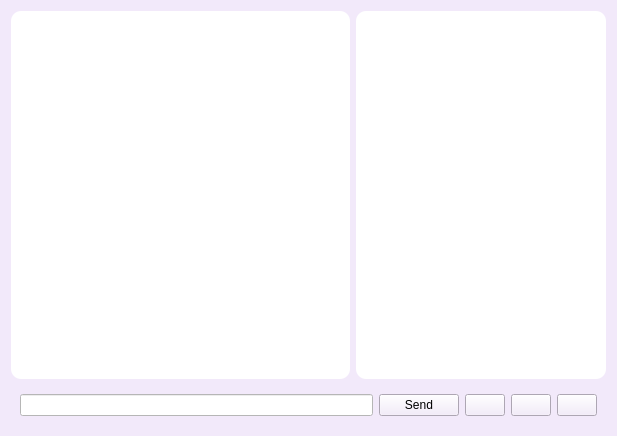
<?xml version="1.0" encoding="UTF-8"?>
<ui version="4.0">
 <class>GroupChat</class>
 <widget class="QWidget" name="GroupChat">
  <property name="geometry">
   <rect>
    <x>0</x>
    <y>0</y>
    <width>617</width>
    <height>436</height>
   </rect>
  </property>
  <property name="windowTitle">
   <string>ChatTime GroupChat</string>
  </property>
  <property name="styleSheet">
   <string notr="true">background-color: rgb(242, 233, 250);</string>
  </property>
  <layout class="QVBoxLayout" name="verticalLayout">
   <item>
    <layout class="QGridLayout" name="gridLayout">
     <item row="1" column="0" colspan="2">
      <widget class="QWidget" name="widget" native="true">
       <layout class="QHBoxLayout" name="horizontalLayout">
        <item>
         <widget class="QLineEdit" name="messageInput">
          <property name="styleSheet">
           <string notr="true">background-color: rgb(255, 255, 255);</string>
          </property>
         </widget>
        </item>
        <item>
         <widget class="QPushButton" name="sendBtn">
          <property name="text">
           <string>Send</string>
          </property>
          <property name="icon">
           <iconset resource="resources.qrc">
            <normaloff>:/images/sendmsg.svg</normaloff>:/images/sendmsg.svg</iconset>
          </property>
          <property name="iconSize">
           <size>
            <width>20</width>
            <height>20</height>
           </size>
          </property>
         </widget>
        </item>
        <item>
         <widget class="QPushButton" name="refreshBtn">
          <property name="text">
           <string/>
          </property>
          <property name="icon">
           <iconset resource="resources.qrc">
            <normaloff>:/images/refresh.svg</normaloff>:/images/refresh.svg</iconset>
          </property>
          <property name="iconSize">
           <size>
            <width>20</width>
            <height>20</height>
           </size>
          </property>
         </widget>
        </item>
        <item>
         <widget class="QPushButton" name="saveHistoryBtn">
          <property name="text">
           <string/>
          </property>
          <property name="icon">
           <iconset resource="resources.qrc">
            <normaloff>:/images/savehistory.svg</normaloff>:/images/savehistory.svg</iconset>
          </property>
          <property name="iconSize">
           <size>
            <width>20</width>
            <height>20</height>
           </size>
          </property>
         </widget>
        </item>
        <item>
         <widget class="QPushButton" name="Quit">
          <property name="text">
           <string/>
          </property>
          <property name="icon">
           <iconset resource="resources.qrc">
            <normaloff>:/images/home.svg</normaloff>:/images/home.svg</iconset>
          </property>
          <property name="iconSize">
           <size>
            <width>20</width>
            <height>20</height>
           </size>
          </property>
         </widget>
        </item>
       </layout>
      </widget>
     </item>
     <item row="0" column="1">
      <widget class="QListWidget" name="memberList">
       <property name="minimumSize">
        <size>
         <width>250</width>
         <height>200</height>
        </size>
       </property>
       <property name="maximumSize">
        <size>
         <width>100</width>
         <height>10000</height>
        </size>
       </property>
       <property name="styleSheet">
        <string notr="true">QListWidget {

	background-color: rgb(255, 255, 255);
    border: none;
    border-radius: 10px;

}
QListWidget::item {
    padding: 5px;
    border: 1px solid #DD8DC;
	
    border-radius: 5px;
    margin: 2px 0;

}</string>
       </property>
      </widget>
     </item>
     <item row="0" column="0">
      <widget class="QTextEdit" name="chatHistory">
       <property name="styleSheet">
        <string notr="true">background-color: rgb(255, 255, 255);border-radius: 10px;</string>
       </property>
      </widget>
     </item>
    </layout>
   </item>
  </layout>
 </widget>
 <resources>
  <include location="resources.qrc"/>
 </resources>
 <connections/>
</ui>
